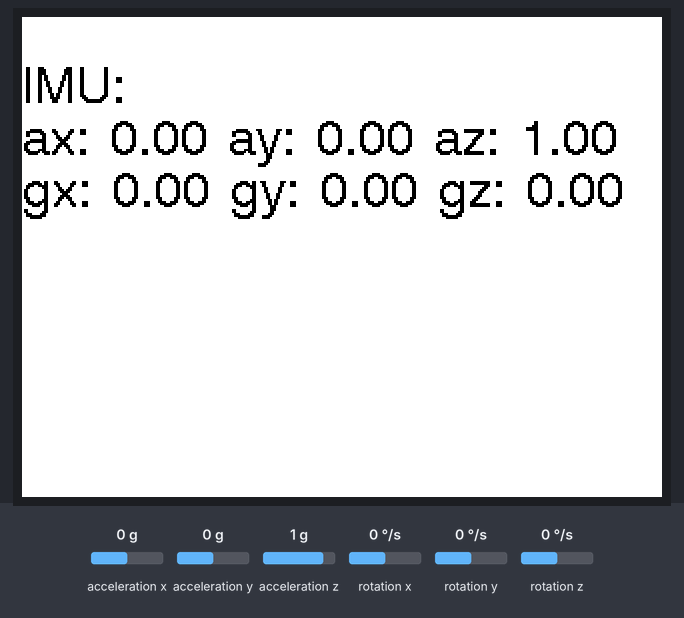
Simulated run of this sketch. Board: ESP32. Shown: 320×240 colour display. The test bench sets the inputs (shaded band); at power-on: acceleration x 0 g, acceleration y 0 g, acceleration z 1 g, rotation x 0 °/s, rotation y 0 °/s, rotation z 0 °/s.

Above: at 1.3 s.
1.4 s: acceleration x set to -1.4 g
At 2.3 s:
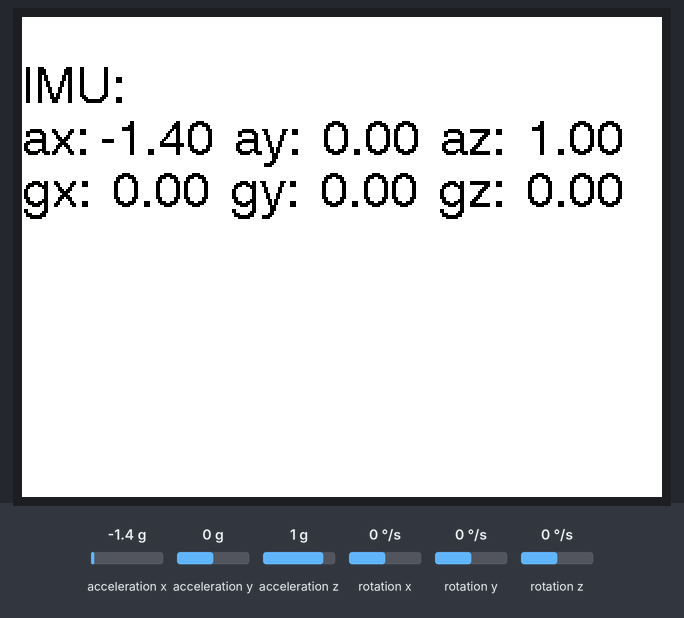
4.6 s: acceleration y set to -1.4 g
At 5.3 s:
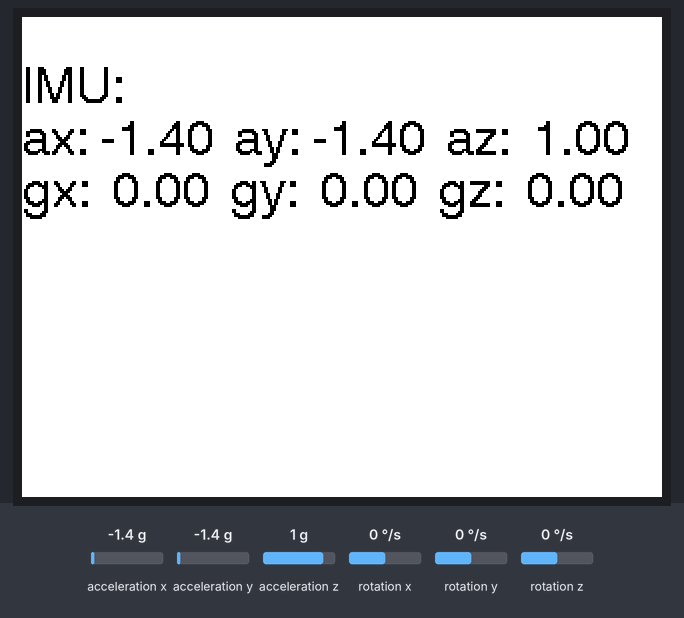
6.4 s: acceleration z set to -1.4 g
At 7.0 s:
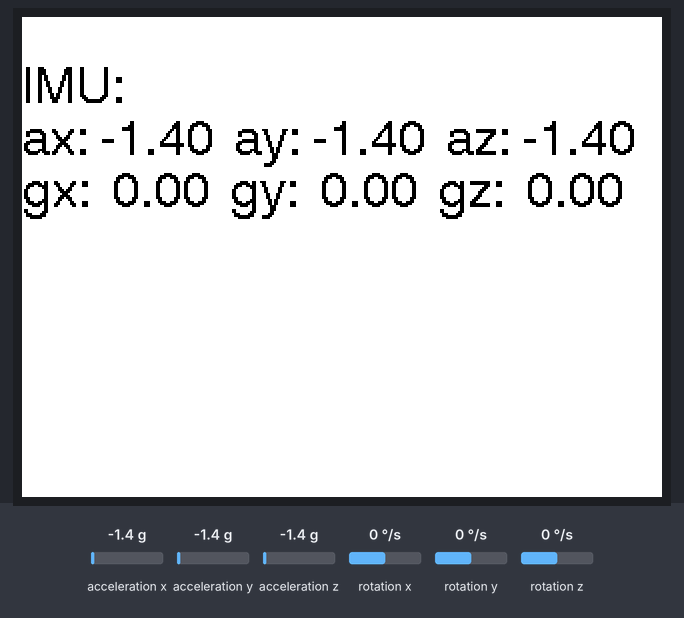
8.1 s: rotation x set to -192 °/s
At 8.8 s:
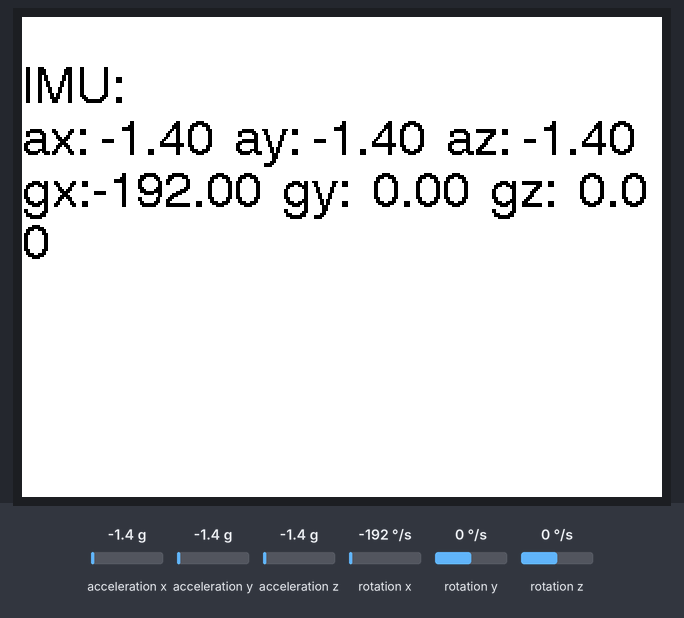
9.9 s: rotation y set to -192 °/s
At 10.5 s:
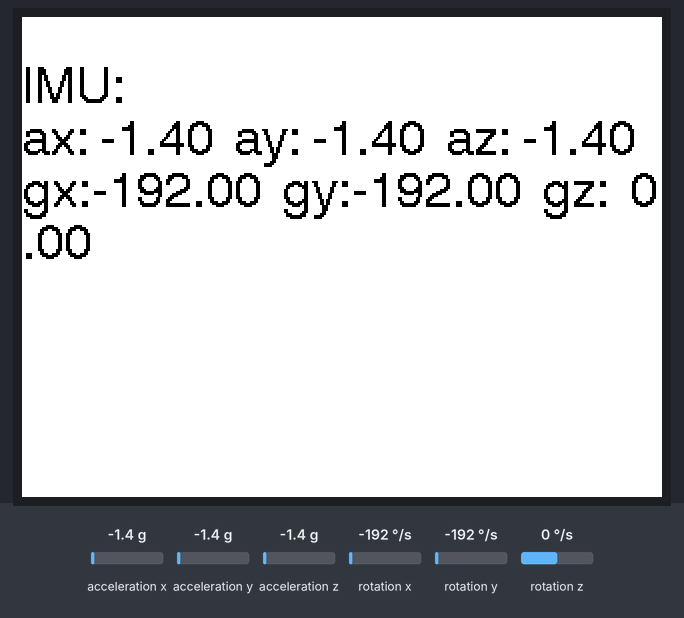
11.6 s: rotation z set to -192 °/s
At 12.3 s:
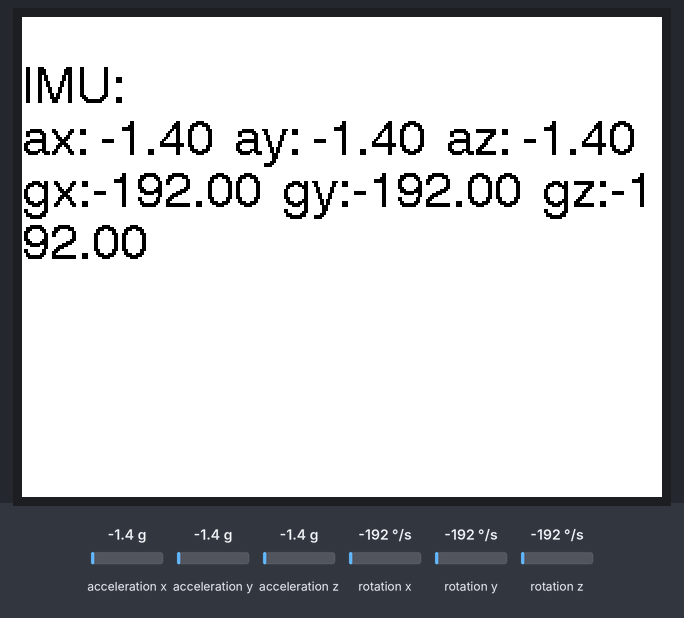
Timing chart, 0 to 14.6 s (numbered marks = the images above; inputs shaded):
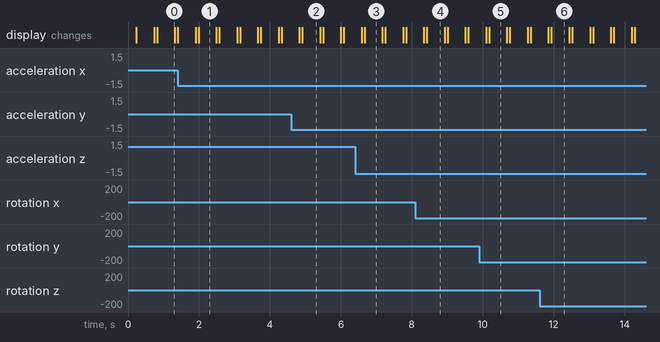

Measured:
- after the input at 1.4 s, the display: first differs from a run without the input after 0.59 s (image 1)
- after the input at 4.6 s, the display: first differs from a run without the input after 0.31 s (image 2)
- after the input at 6.4 s, the display: first differs from a run without the input after 0.27 s (image 3)
- after the input at 8.1 s, the display: first differs from a run without the input after 0.32 s (image 4)
- after the input at 9.9 s, the display: first differs from a run without the input after 0.28 s (image 5)
- after the input at 11.6 s, the display: first differs from a run without the input after 0.34 s (image 6)
- what the display in image 0 shows lasts 0.5 s, from 0.8 s to 1.3 s

The sketch:

imu.ino
```cpp
#include <M5Unified.h>

void setup(void) {
    auto cfg = M5.config();
    M5.begin(cfg);
    M5.Display.setTextFont(&fonts::Font4);
    M5.Display.setTextSize(1);
}

void loop(void) {
    auto imu_update = M5.Imu.update();
    if (imu_update) {
        M5.Display.setCursor(0, 24);
        M5.Display.clear(TFT_WHITE);

        auto ImuData = M5.Imu.getImuData();

        // The ImuData obtained by getImuData can be used as follows.
        ImuData.accel.x;      // accel x-axis value.
        ImuData.accel.y;      // accel y-axis value.
        ImuData.accel.z;      // accel z-axis value.
        ImuData.accel.value;  // accel 3values array [0]=x / [1]=y / [2]=z.

        ImuData.gyro.x;      // gyro x-axis value.
        ImuData.gyro.y;      // gyro y-axis value.
        ImuData.gyro.z;      // gyro z-axis value.
        ImuData.gyro.value;  // gyro 3values array [0]=x / [1]=y / [2]=z.

        M5.Display.setTextColor(TFT_BLACK);
        M5.Display.printf("IMU:\r\n");
        M5.Display.printf("ax:%6.2f  ay:%6.2f  az:%6.2f\r\n", ImuData.accel.x, ImuData.accel.y, ImuData.accel.z);
        M5.Display.printf("gx:%6.2f  gy:%6.2f  gz:%6.2f\r\n", ImuData.gyro.x, ImuData.gyro.y, ImuData.gyro.z);
    }
    delay(500);
}
```
